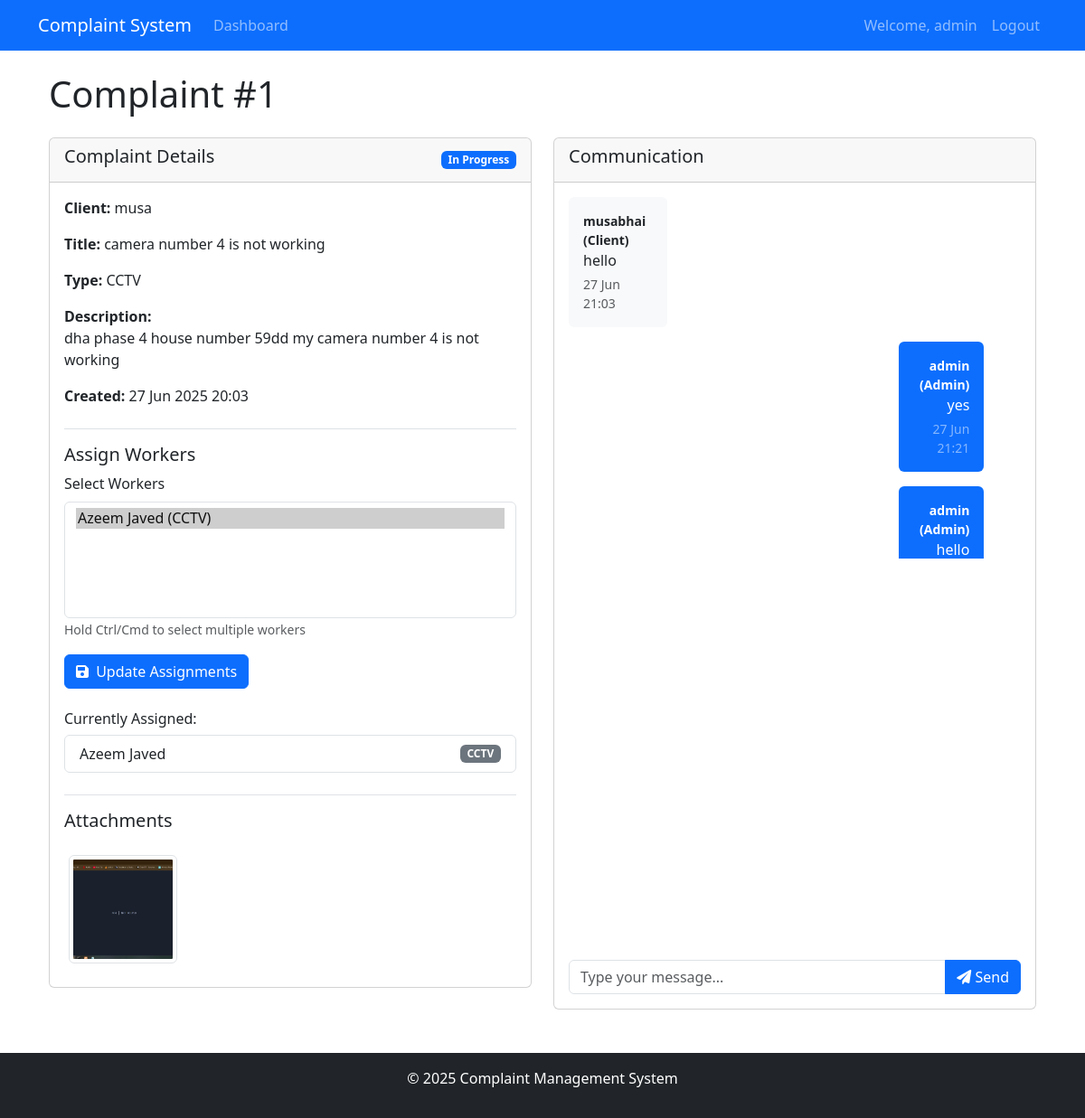
/manager/view_complaint.php?id=1 (signed in), run on the app's committed database.
### tables this page shows
CREATE TABLE `complaints` (
  `id` int(11) NOT NULL,
  `client_id` int(11) NOT NULL,
  `title` varchar(100) NOT NULL,
  `description` text NOT NULL,
  `type` enum('CCTV','Solar','Other') NOT NULL,
  `status` enum('Pending','Assigned','In Progress','Resolved') DEFAULT 'Pending',
  `created_at` timestamp NOT NULL DEFAULT current_timestamp(),
  `version` int(11) DEFAULT 1,
  `priority` varchar(10) DEFAULT 'normal',
  `prioritized_by` int(11) DEFAULT NULL,
  `priority_updated_at` timestamp NULL DEFAULT NULL
);

CREATE TABLE `users` (
  `id` int(11) NOT NULL,
  `username` varchar(50) NOT NULL,
  `email` varchar(100) NOT NULL,
  `password` varchar(255) NOT NULL,
  `role` enum('admin','manager','worker','client') NOT NULL,
  `full_name` varchar(100) DEFAULT NULL,
  `phone` varchar(20) DEFAULT NULL,
  `address` text DEFAULT NULL,
  `specialization` varchar(100) DEFAULT NULL,
  `created_at` timestamp NOT NULL DEFAULT current_timestamp()
);

CREATE TABLE `media` (
  `id` int(11) NOT NULL,
  `complaint_id` int(11) NOT NULL,
  `file_path` varchar(255) NOT NULL,
  `uploaded_by` int(11) NOT NULL,
  `uploaded_at` timestamp NOT NULL DEFAULT current_timestamp()
);

CREATE TABLE `messages` (
  `id` int(11) NOT NULL,
  `complaint_id` int(11) NOT NULL,
  `sender_id` int(11) NOT NULL,
  `message` text NOT NULL,
  `sent_at` timestamp NOT NULL DEFAULT current_timestamp(),
  `read_at` timestamp NULL DEFAULT NULL
);

### manager/view_complaint.php (the view, shortened to what this page needs)
<?php
require '../includes/config.php';
$complaintId = $_GET['id'] ?? 0;
$stmt = $pdo->prepare("
    SELECT c.*, u.full_name as client_name
    FROM complaints c
    JOIN users u ON c.client_id = u.id
    WHERE c.id = ?
");
$stmt->execute([$complaintId]);
$complaint = $stmt->fetch();
$assignedWorkers = $pdo->prepare("
    SELECT u.id, u.full_name, u.specialization
    FROM assignments a
    JOIN users u ON a.worker_id = u.id
    WHERE a.complaint_id = ?
");
$assignedWorkers->execute([$complaintId]);
$assignedWorkerIds = array_column($assignedWorkers->fetchAll(), 'id');
$allWorkers = $pdo->query("SELECT id, full_name, specialization FROM users WHERE role = 'worker' ORDER BY full_name")->fetchAll();
$messages = $pdo->prepare("
    SELECT m.*, u.username as sender_name, u.role as sender_role
    FROM messages m
    JOIN users u ON m.sender_id = u.id
    WHERE m.complaint_id = ?
    ORDER BY m.sent_at
");
$messages->execute([$complaintId]);
$messages = $messages->fetchAll();
$media = $pdo->prepare("SELECT * FROM media WHERE complaint_id = ?");
$media->execute([$complaintId]);
$media = $media->fetchAll();
?>
<?php include '../includes/header.php'; ?>
<link rel="stylesheet" href="https://cdnjs.cloudflare.com/ajax/libs/viewerjs/1.10.5/viewer.min.css">
<link rel="stylesheet" href="https://cdnjs.cloudflare.com/ajax/libs/font-awesome/6.0.0/css/all.min.css">
<div class="container">
    <h1 class="my-4">Complaint #<?= $complaint['id'] ?></h1>
    <div class="row">
        <div class="col-md-6">
            <div class="card mb-4">
                <div class="card-header d-flex justify-content-between align-items-center">
                    <h5>Complaint Details</h5>
                    <span class="badge bg-<?=
                        $complaint['status'] == 'Pending' ? 'warning' :
                        ($complaint['status'] == 'Resolved' ? 'success' : 'primary')
                    ?>">
                        <?= $complaint['status'] ?>
                    </span>
                </div>
                <div class="card-body">
                    <p><strong>Client:</strong> <?= htmlspecialchars($complaint['client_name']) ?></p>
                    <p><strong>Title:</strong> <?= htmlspecialchars($complaint['title']) ?></p>
                    <p><strong>Type:</strong> <?= $complaint['type'] ?></p>
                    <p><strong>Description:</strong><br><?= nl2br(htmlspecialchars($complaint['description'])) ?></p>
                    <p><strong>Created:</strong> <?= date('d M Y H:i', strtotime($complaint['created_at'])) ?></p>
                    <div class="mt-4 border-top pt-3">
                        <h5>Assign Workers</h5>
                        <form method="POST" class="mb-4">
                            <div class="mb-3">
                                <label class="form-label">Select Workers</label>
                                <select name="worker_id[]" class="form-select" multiple size="5" required>
                                    <?php foreach ($allWorkers as $worker): ?>
                                        <option value="<?= $worker['id'] ?>" <?=
                                            in_array($worker['id'], $assignedWorkerIds) ? 'selected' : ''
                                        ?>>
                                            <?= htmlspecialchars($worker['full_name']) ?>
                                            (<?= $worker['specialization'] ?>)
                                        </option>
                                    <?php endforeach; ?>
                                </select>
                                <small class="text-muted">Hold Ctrl/Cmd to select multiple workers</small>
                            </div>
                            <button type="submit" name="assign_worker" class="btn btn-primary">
                                <i class="fas fa-save me-1"></i> Update Assignments
                            </button>
                        </form>
                        <?php if (!empty($assignedWorkerIds)): ?>
                            <div class="assigned-workers">
                                <h6>Currently Assigned:</h6>
                                <ul class="list-group">
                                    <?php foreach ($allWorkers as $worker): ?>
                                        <?php if (in_array($worker['id'], $assignedWorkerIds)): ?>
                                            <li class="list-group-item d-flex justify-content-between align-items-center">
                                                <?= htmlspecialchars($worker['full_name']) ?>
                                                <span class="badge bg-secondary"><?= $worker['specialization'] ?></span>
                                            </li>
                                        <?php endif; ?>
                                    <?php endforeach; ?>
                                </ul>
                            </div>
                        <?php endif; ?>
                    </div>
                    <div class="mt-4 border-top pt-3">
                        <h5>Attachments</h5>
                        <div class="media-gallery d-flex flex-wrap gap-3 mt-3">
                            <?php foreach ($media as $file):
                                $fileExt = strtolower(pathinfo($file['file_path'], PATHINFO_EXTENSION));
                                $isImage = in_array($fileExt, ['jpg', 'jpeg', 'png', 'gif']);
                            ?>
                                <?php if ($isImage): ?>
                                    <a href="../uploads/<?= $file['file_path'] ?>" class="media-thumbnail" title="Image Attachment">
                                        <img src="../uploads/<?= $file['file_path'] ?>"
                                             class="img-thumbnail rounded"
                                             style="width: 120px; height: 120px; object-fit: cover;">
                                    </a>
                                <?php else: ?>
                                    <a href="../uploads/<?= $file['file_path'] ?>" class="btn btn-outline-primary" download title="Download File">
                                        <i class="fas fa-file-download me-1"></i> File
                                    </a>
                                <?php endif; ?>
                            <?php endforeach; ?>
                        </div>
                    </div>
                </div>
            </div>
        </div>
        <div class="col-md-6">
            <div class="card h-100">
                <div class="card-header">
                    <h5>Communication</h5>
                </div>
                <div class="card-body d-flex flex-column">
                    <div class="chat-messages flex-grow-1" style="overflow-y: auto; max-height: 400px;">
                        <?php if (empty($messages)): ?>
                            <p class="text-muted text-center mt-4">No messages yet. Start the conversation!</p>
                        <?php else: ?>
                            <?php foreach ($messages as $message): ?>
                                <div class="mb-3 <?= $message['sender_id'] == $_SESSION['user_id'] ? 'text-end' : 'text-start' ?>">
                                    <div class="d-inline-block">
                                        <div class="bg-<?= $message['sender_id'] == $_SESSION['user_id'] ? 'primary' : 'light' ?>
                                            text-<?= $message['sender_id'] == $_SESSION['user_id'] ? 'white' : 'dark' ?>
                                            p-3 rounded" style="max-width: 70%;">
                                            <small class="d-block fw-bold">
                                                <?= $message['sender_name'] ?> (<?= ucfirst($message['sender_role']) ?>)
                                            </small>
                                            <?= nl2br(htmlspecialchars($message['message'])) ?>
                                            <small class="d-block text-<?= $message['sender_id'] == $_SESSION['user_id'] ? 'white-50' : 'muted' ?> mt-1">
                                                <?= date('d M H:i', strtotime($message['sent_at'])) ?>
                                            </small>
                                        </div>
                                    </div>
                                </div>
                            <?php endforeach; ?>
                        <?php endif; ?>
                    </div>
                    <div class="mt-auto">
                        <form method="POST" class="mt-3">
                            <div class="input-group">
                                <input type="text" name="message" class="form-control" placeholder="Type your message..." required>
                                <button type="submit" class="btn btn-primary">
                                    <i class="fas fa-paper-plane"></i> Send
                                </button>
                            </div>
                        </form>
                    </div>
                </div>
            </div>
        </div>
    </div>
</div>
<?php include '../includes/footer.php'; ?>

### assets/css/style.css (style rules this page uses)
.media-gallery { max-width: 100%; overflow-x: auto; padding: 5px 0; }
.media-thumbnail { display: inline-block; margin: 5px; transition: transform 0.2s; }

### data on the page
complaints: id "1", status "In Progress", client.full_name "musa", title "camera number 4 is not working", type "CCTV", description "dha phase 4 house number 59dd my camera number 4 is not working", created_at "27 Jun 2025 20:03"
users: full_name "Azeem Javed", specialization "CCTV"
media: file_path (picture)
messages: sender.username "musabhai", sender.role "Client", message "hello", sent_at "27 Jun 21:03"
messages: sender.username "admin", sender.role "Admin", message "yes", sent_at "27 Jun 21:21"
messages: sender.username "admin", sender.role "Admin", message "hello"

### other printed values
$_SESSION['username'] "admin"
form field value "Azeem Javed (CCTV) ☑"
